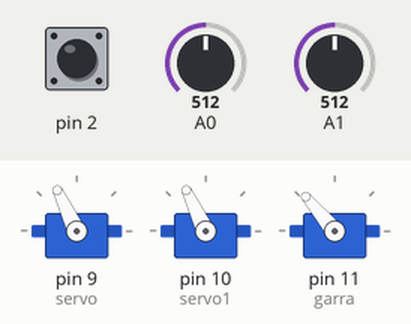
Simulated run of this sketch. Board: Arduino Uno, built with avr-gcc and run on an emulated ATmega328P. On the bench: 3 × servo. The inputs (shaded band) are chosen by the test bench; at power-on: A0 = 512, A1 = 512, pin 2 HIGH.

Above: at 1.2 s.
1.3 s: A0 set to 716
At 2.1 s:
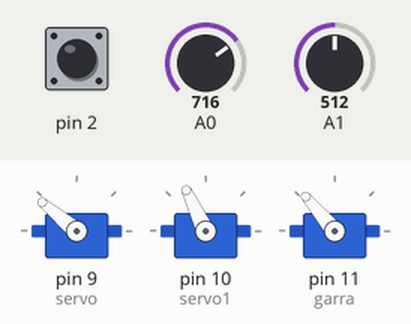
2.8 s: A1 set to 716
At 3.3 s:
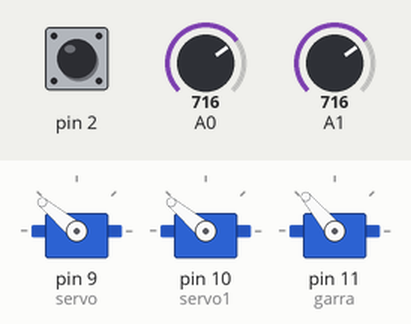
4.3 s: pin 2 pulled LOW for 0.15 s
At 4.37 s:
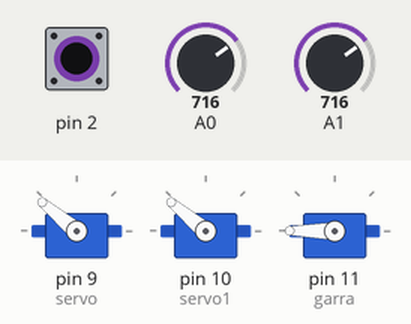
5.9 s: A0 set to 900
At 6.8 s:
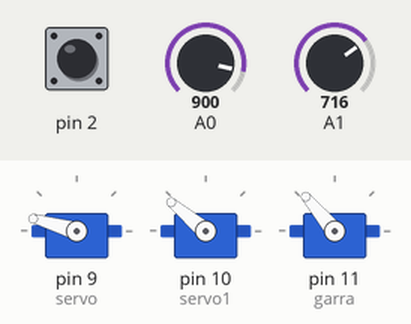
7.4 s: A1 set to 900
At 8.0 s:
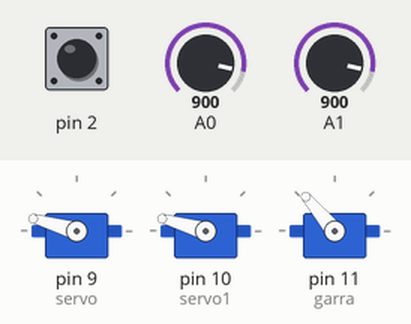
8.9 s: pin 2 pulled LOW for 1 s
At 9.7 s:
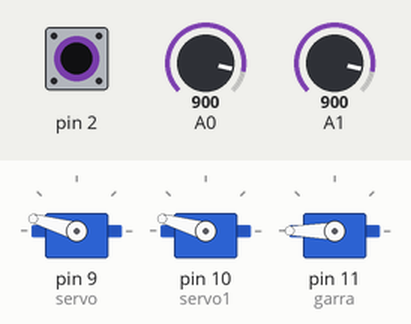
Timing chart, 0 to 11.9 s (numbered marks = the images above; inputs shaded):
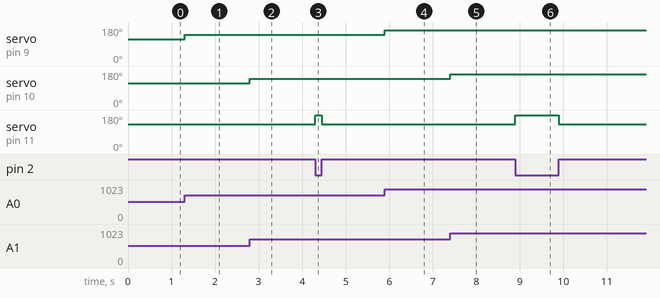

The sketch:

garraRobotica.ino
```cpp
#include <Servo.h>
Servo servo;
Servo servo1;
Servo garra;

void setup() {
  pinMode(A0, INPUT);
  pinMode(A1, INPUT);
  pinMode(2, INPUT_PULLUP);
  servo.attach(9);
  servo1.attach(10);
  garra.attach(11);
}

void loop() {
  servo.write(map(analogRead(A0), 0, 1023, 50, 180));
  servo1.write(map(analogRead(A1), 0, 1023, 50, 180));
  garra.write(digitalRead(2) == 1 ? 130 : 180);
}
```

Measured:
- after the input at 1.3 s, servo on pin 9 (servo): 115° → 140° at once
- after the input at 2.8 s, servo on pin 10 (servo1): 115° → 140° at once
- after the input at 4.3 s, servo on pin 11 (garra): 130° → 180° at once, → 130° 0.15 s later
- after the input at 5.9 s, servo on pin 9 (servo): 140° → 164° at once
- after the input at 7.4 s, servo on pin 10 (servo1): 140° → 164° at once
- after the input at 8.9 s, servo on pin 11 (garra): 130° → 180° at once, → 130° 1.0 s later
